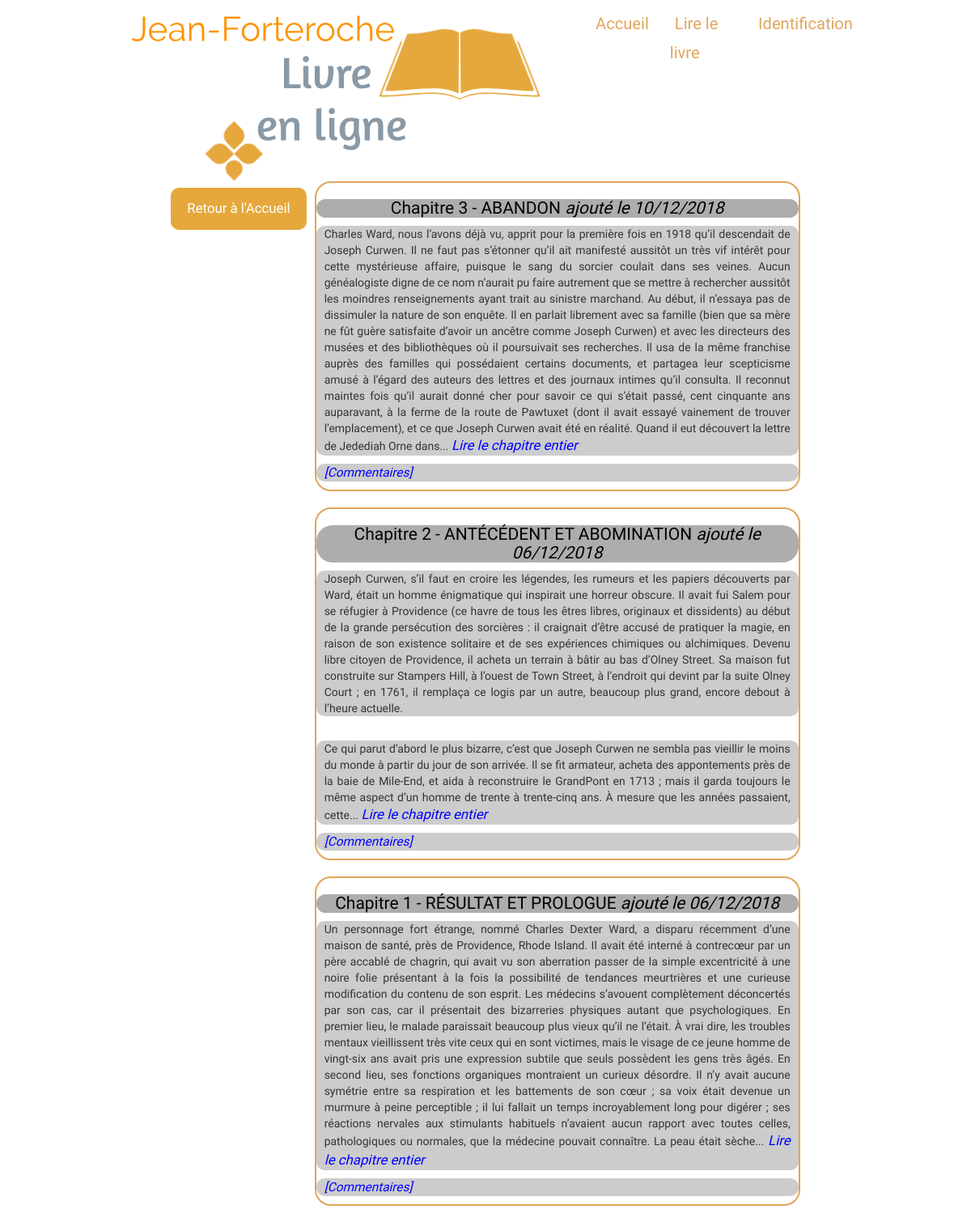
/index.php?action=allPosts, run on the app's committed database.
### tables this page shows
CREATE TABLE IF NOT EXISTS `posts` (
  `id` int(11) NOT NULL AUTO_INCREMENT,
  `chapter_id` int(11) NOT NULL,
  `post_title` varchar(255) NOT NULL,
  `post_content` text NOT NULL,
  `creation_date` datetime NOT NULL,
  PRIMARY KEY (`id`)
);

### controller/ControllerPosts.php (called while the page is built, shortened)
<?php
require_once('model/PostManager.php');
class ControllerPosts extends Controller
{
    public function allPosts()
    {
        $postManager = new PostManager();
        $posts       = $postManager->getPosts();
        require('view/listPostsView.php');
    }
}

### model/PostManager.php (called while the page is built, shortened)
<?php
class PostManager extends Manager
{
    public function getPosts()
    {
        $db = $this->dbConnect();
        $req = $db->query('SELECT id, chapter_id, post_title, post_content, DATE_FORMAT(creation_date, \'%d/%m/%Y\') AS creation_date_fr FROM posts ORDER BY creation_date DESC LIMIT 0, 10');
        return $req;
    }
}

### view/listPostsView.php (the view, shortened to what this page needs)
<div class="body_container">
        <a class="back_link" href="index.php">Retour à l'Accueil</a>
<div class="index_pages_link">
    <?php
    while ($data = $posts->fetch())
    {
        $contentPost = $data['post_content'];
        $limit = 200;
        $contentPreview = explode(' ', $contentPost, ($limit+1));
        if (count($contentPreview) > $limit)
            {
                array_pop($contentPreview);
            }
    ?>
        <div class="chapter_container">
            <div class="chapter">
                <h3>
                    <?= htmlspecialchars($data['post_title']) ?>
                    <em>ajouté le <?= $data['creation_date_fr'] ?></em>
                </h3>
                    <p>
                    <?=
                    nl2br(implode(' ', $contentPreview)) . '... ' ?> <em><a class="all_chapter" href="index.php?action=post&amp;id=<?= $data['id'] ?>">Lire le chapitre entier</a></em>
                    </p>
                    <p>
                    <em><a class="comments" href="index.php?action=comments&amp;id=<?= $data['id'] ?>">[Commentaires]</a></em>
                    <br />
                    </p>
            </div>
        </div>
    <?php
    }
    ?>
</div>
</div>
<?php require('template.php'); ?>

### public/css/style.css (style rules this page uses)
body { font-family: 'Roboto Regular', serif; }
h1, h3 { text-align:center; }
h3 { background-color:#adadad; color:black; border-radius: 20px; font-size:1.5em; margin-bottom:0px; }
.body_container { display: flex; justify-content: center; align-items: flex-start; }
.back_link { font-size: 1.2em; background-color: #E6A83D; color: white; padding: 14px 20px; margin: 8px 0; border: none; border-radius: 10px; cursor: pointer; margin-right: 10px; }
.index_pages_link { display: flex; width: 50%; flex-direction: column; justify-content: center; }
.chapter_container { border: 2px solid #e1a55b; border-radius: 20px; margin-bottom: 20px; }
.chapter p { background-color:#CCCCCC; margin-top:0px; padding-left: 10px; padding-right: 10px; border-radius: 10px; }
.chapter { margin:auto; }
.all_chapter { text-decoration: none; color: blue; font-size: 1.2em; }
.comments { text-decoration: none; color: blue; font-size: 1.1em; }

### data on the page
posts: post_title "Chapitre 3 - ABANDON", creation_date_fr "10/12/2018", contentPreview "Charles Ward, nous l’avons déjà vu, apprit pour la première fois en 1918 qu’il descendait de Joseph Curwen. Il ne faut pas s’étonner qu’il ait manifesté aussitôt un très vif intérêt pour cette mystérieuse affaire, puisque le sang du sorcier coulait dans ses veines. Aucun généalogiste digne de ce nom n’aurait pu faire autrement que se mettre à rechercher aussitôt les moindres renseignements ayant trait au sinistre marchand. Au début, il n’essaya pas de dissimuler la nature de son enquête. Il en parlait librement avec sa famille (bien que sa mère ne fût guère satisfaite d’avoir un ancêtre comme Joseph Curwen) et avec les directeurs des musées et des bibliothèques où il poursuivait ses…"
posts: post_title "Chapitre 2 - ANTÉCÉDENT ET ABOMINATION", creation_date_fr "06/12/2018", contentPreview "Joseph Curwen, s’il faut en croire les légendes, les rumeurs et les papiers découverts par Ward, était un homme énigmatique qui inspirait une horreur obscure. Il avait fui Salem pour se réfugier à Providence (ce havre de tous les êtres libres, originaux et dissidents) au début de la grande persécution des sorcières : il craignait d’être accusé de pratiquer la magie, en raison de son existence solitaire et de ses expériences chimiques ou alchimiques. Devenu libre citoyen de Providence, il acheta un terrain à bâtir au bas d’Olney Street. Sa maison fut construite sur Stampers Hill, à l’ouest de Town Street, à l’endroit qui devint par la suite Olney Court ; en 1761, il remplaça ce logis par un…"
posts: post_title "Chapitre 1 - RÉSULTAT ET PROLOGUE", creation_date_fr "06/12/2018", contentPreview "Un personnage fort étrange, nommé Charles Dexter Ward, a disparu récemment d’une maison de santé, près de Providence, Rhode Island. Il avait été interné à contrecœur par un père accablé de chagrin, qui avait vu son aberration passer de la simple excentricité à une noire folie présentant à la fois la possibilité de tendances meurtrières et une curieuse modification du contenu de son esprit. Les médecins s’avouent complètement déconcertés par son cas, car il présentait des bizarreries physiques autant que psychologiques. En premier lieu, le malade paraissait beaucoup plus vieux qu’il ne l’était. À vrai dire, les troubles mentaux vieillissent très vite ceux qui en sont victimes, mais le visage…"
